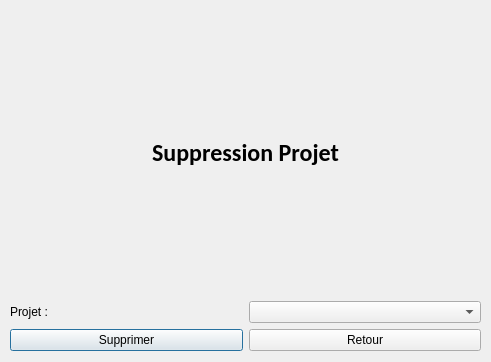
<?xml version="1.0" encoding="UTF-8"?>
<ui version="4.0">
 <class>SuppressionProjet</class>
 <widget class="QDialog" name="SuppressionProjet">
  <property name="windowModality">
   <enum>Qt::WindowModal</enum>
  </property>
  <property name="geometry">
   <rect>
    <x>0</x>
    <y>0</y>
    <width>491</width>
    <height>362</height>
   </rect>
  </property>
  <property name="windowTitle">
   <string>Suppression Projet</string>
  </property>
  <widget class="QWidget" name="verticalLayoutWidget">
   <property name="geometry">
    <rect>
     <x>10</x>
     <y>10</y>
     <width>471</width>
     <height>341</height>
    </rect>
   </property>
   <layout class="QVBoxLayout" name="verticalLayout">
    <item>
     <widget class="QLabel" name="label">
      <property name="font">
       <font>
        <family>Calibri</family>
        <pointsize>18</pointsize>
        <weight>75</weight>
        <bold>true</bold>
        <underline>false</underline>
       </font>
      </property>
      <property name="text">
       <string>Suppression Projet</string>
      </property>
      <property name="alignment">
       <set>Qt::AlignCenter</set>
      </property>
     </widget>
    </item>
    <item>
     <layout class="QVBoxLayout" name="verticalLayout_2">
      <item>
       <layout class="QHBoxLayout" name="horizontalLayout">
        <item>
         <widget class="QLabel" name="label_3">
          <property name="text">
           <string>Projet :</string>
          </property>
         </widget>
        </item>
        <item>
         <widget class="QComboBox" name="comboBoxProjet"/>
        </item>
       </layout>
      </item>
     </layout>
    </item>
    <item>
     <layout class="QHBoxLayout" name="horizontalLayout_5">
      <item>
       <widget class="QPushButton" name="pushButtonValider">
        <property name="text">
         <string>Supprimer</string>
        </property>
       </widget>
      </item>
      <item>
       <widget class="QPushButton" name="pushButtonAnnuler">
        <property name="text">
         <string>Retour</string>
        </property>
       </widget>
      </item>
     </layout>
    </item>
   </layout>
  </widget>
 </widget>
 <resources/>
 <connections/>
</ui>
